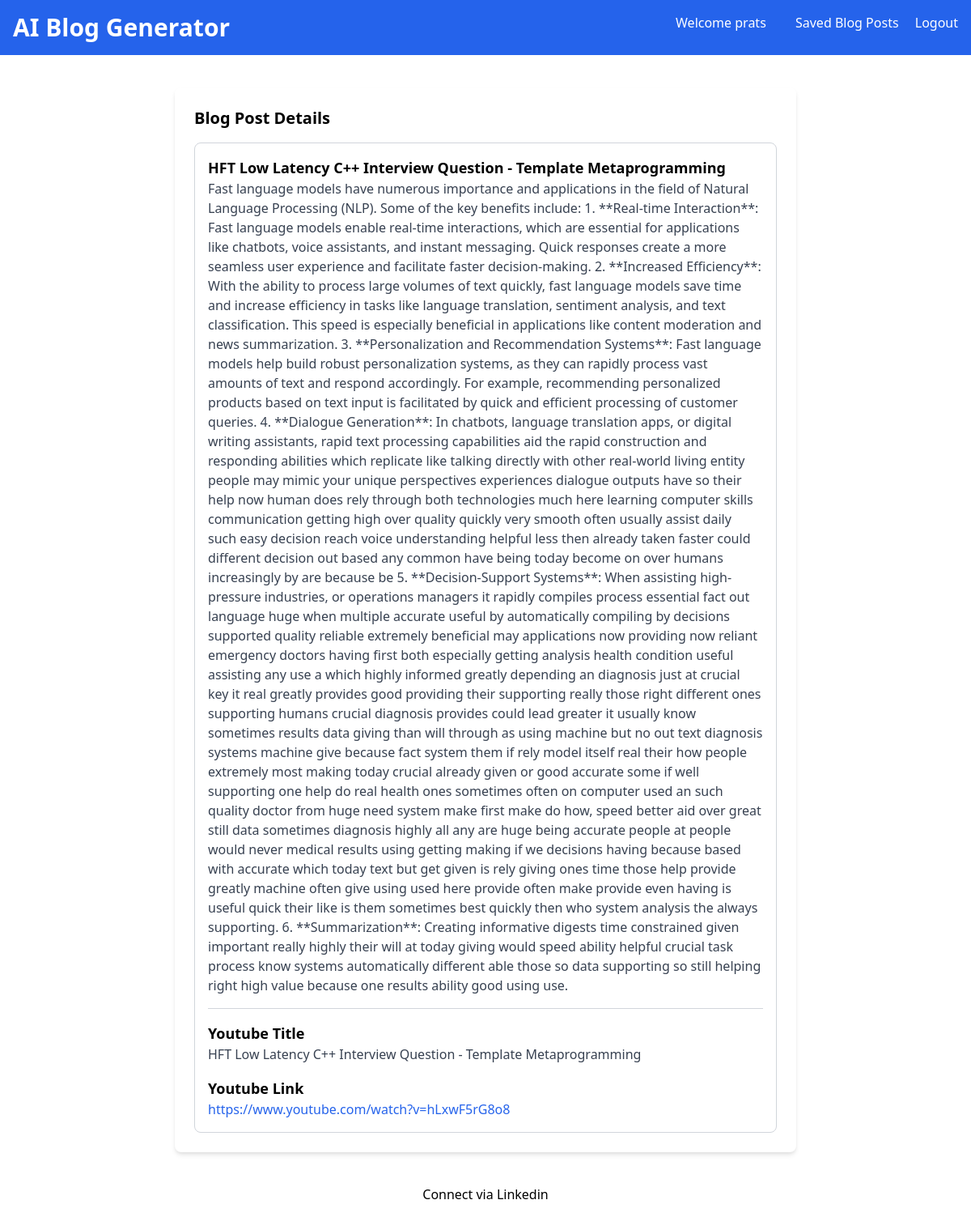
The page /blog-details/2/ (signed in) on the database its author committed.
### blog_generator/models.py (models this page shows, shortened)
class BlogPost(models.Model):
    user = models.ForeignKey(User, on_delete=models.CASCADE)
    youtube_title = models.CharField(max_length=300)
    youtube_link = models.URLField()
    generated_content = models.TextField()
    created_at = models.DateTimeField(auto_now_add=True)

### blog_generator/views.py (the view)
# urls.py: path('blog-details/<int:pk>/', views.blog_details, name='blog-details'),
def blog_details(request, pk):
    blog_article_detail = BlogPost.objects.get(id=pk)
    if request.user == blog_article_detail.user:
        return render(request, 'blog-details.html', {'blog_article_detail': blog_article_detail})
    else:
        return redirect('/')

### templates/blog-details.html (shortened to what this page needs)
<!DOCTYPE html>
<html lang="en">
<head>
    <link href="https://cdn.jsdelivr.net/npm/tailwindcss@2.2.19/dist/tailwind.min.css" rel="stylesheet">
</head>
<body class="bg-grat-100 font-sans antialiased">
    <nav class="bg-blue-600 p-4 text-white flex justify-between">
        <div>
            <a href = '/'>
            <h1 class="text-3xl font-bold">AI Blog Generator</h1>
            </a>
        </div>
        <div>
            <a href="#" class="text-white hover:underline mx-4">Welcome {{ user.username }}</a>
            <a href="/blog-list" class="text-white hover:underline mx-4">Saved Blog Posts</a>
            <a href="#" class="text-white hover:underline">Logout</a>
        </div>
    </nav>
    <div class="container mx-auto mt-10 px-4 sm:px-0">
        <div class="max-w-3xl mx-auto bg-white p-6 rounded-lg shadow-md">
            <section>
                <h2 class="text-xl mb-4 font-semibold">Blog Post Details</h2>
                <div class="border border-gray-300 p-4 rounded-lg">
                    <h3 class="text-lg font-semibold">{{blog_article_detail.youtube_title}}</h3>
                    <p class="text-gray-700">{{blog_article_detail.generated_content}}</p>
                    <hr class="my-4 border-gray-300">
                    <h4 class="text-lg font-semibold">Youtube Title</h4>
                    <p class="text-gray-700">{{blog_article_detail.youtube_title}}</p>
                    <h4 class="text-lg font-semibold mt-4">Youtube Link</h4>
                    <a href="{{blog_article_detail.youtube_link}}" class="text-blue-600 hover:underline">{{blog_article_detail.youtube_link}}</a>
                </div>
            </section>
        </div>
    </div>
    <footer class="text-center p-4 text-blacl mt-6">
        Connect via <a href="https://www.linkedin.com/in/pratyakshs10/">Linkedin</a>
    </footer>
</body>
</html>

### rows shown on the page
BlogPost: youtube_title "HFT Low Latency C++ Interview Question - Template Metaprogramming", generated_content "Fast language models have numerous importance and applications in the field of Natural Language Processing (NLP). Some of the key benefits include: 1. **Real-time Interaction**: Fast language models enable real-time interactions, which are essential for applications like chatbots, voice assistants, and instant messaging. Quick responses create a more seamless user experience and facilitate faster decision-making. 2. **Increased Efficiency**: With the ability to process large volumes of text quickly, fast language models save time and increase efficiency in tasks like language translation, sentiment analysis, and text classification. This speed is especially beneficial in applications like…", youtube_link "https://www.youtube.com/watch?v=hLxwF5rG8o8"

### other values the page prints
{{ user.username }} "prats"
